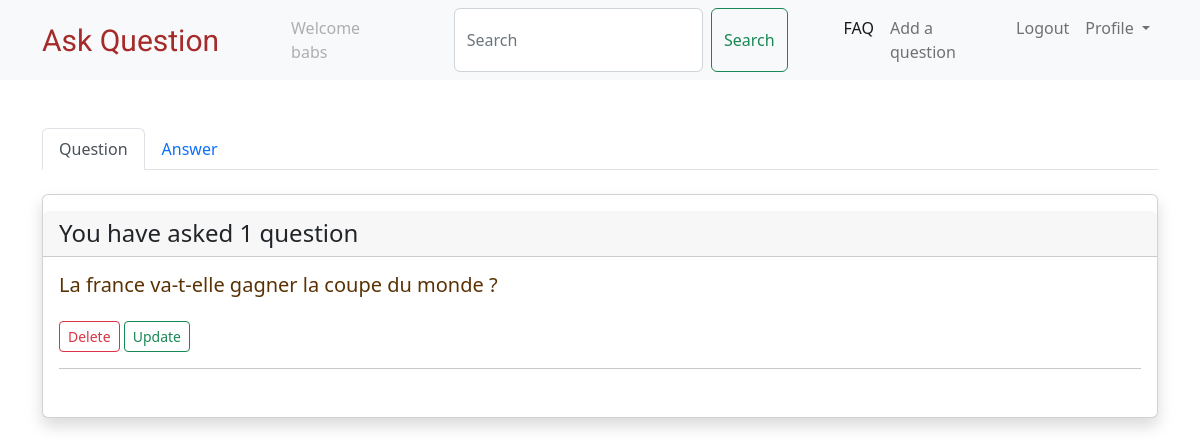
The page /list/ (signed in) on the database as committed earlier.
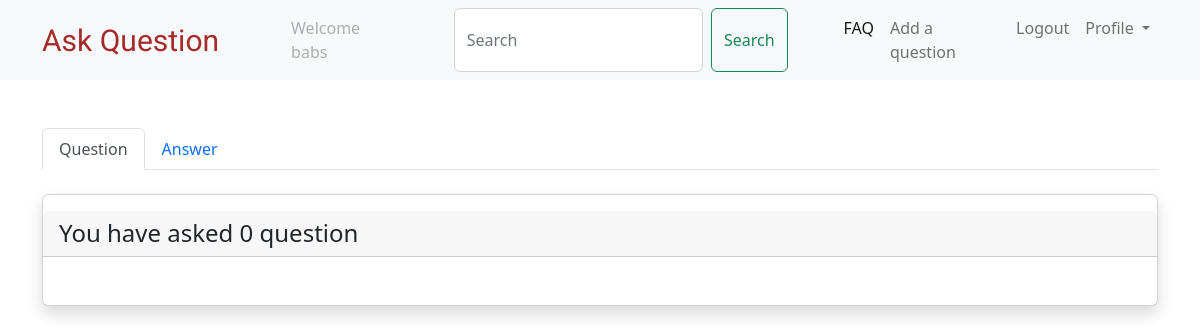
The same page on the database as committed later.
### questions/models.py (models this page shows, shortened)
class Question(models.Model):
    created_at = models.DateTimeField(auto_now_add=True)
    title = models.CharField(max_length=250)
    body = models.TextField()
    slug = models.SlugField(max_length=250, unique=True)
    author = models.ForeignKey(settings.AUTH_USER_MODEL, on_delete=models.CASCADE, related_name='questions')

### questions/views.py (the view)
# urls.py: path('list/', list_info, name='list'),
@login_required
def list_info(request):
    questions = Question.objects.filter(author = request.user).order_by('-created_at')
    answers = Answer.objects.filter(author = request.user).order_by('-created_at')
    return render(request, 'list_info.html', {'questions': questions, 'answers': answers})

### templates/list_info.html (shortened to what this page needs)
{% extends 'base.html' %}
{% load crispy_forms_tags %}
{% block body %}
<div class="container mt-5">
    <nav>
        <div class="nav nav-tabs" id="nav-tab" role="tablist">
          <button class="nav-link active" id="nav-home-tab" data-bs-toggle="tab" data-bs-target="#nav-home" type="button" role="tab" aria-controls="nav-home" aria-selected="true">Question</button>
          <button class="nav-link" id="nav-profile-tab" data-bs-toggle="tab" data-bs-target="#nav-profile" type="button" role="tab" aria-controls="nav-profile" aria-selected="false">Answer</button>
        </div>
      </nav>
      <div class="tab-content" id="nav-tabContent">
        <div class="tab-pane fade show active" id="nav-home" role="tabpanel" aria-labelledby="nav-home-tab">
            <div class="card mt-4 py-3 shadow  ">
                <h4 class="card-header">You have asked {{ questions.count }} question</h4>
                <div class="card-body">
                    {% for question in questions %}
                        <h5 class="card-text"><a class="link-style" href="{% url 'qdetails' question.slug %}">{{ question.title }}</a></h5>
                        <a class="btn btn-outline-danger btn-sm mt-3" href="{% url 'delete_question' question.slug %}" >Delete</a>
                        <a class="btn btn-outline-success btn-sm mt-3" href="{% url 'update_question' question.slug %}" >Update</a>
                        <hr>
                        {% endfor %}
                </div>
            </div>
        </div>
      </div>
</div>
{% endblock %}

Rows that differ between the two databases and show on the page:
removed Question: title "La france va-t-elle gagner la coupe du monde ?"
Other text that changed with them:
{{ questions.count }}: "1" → "0"
